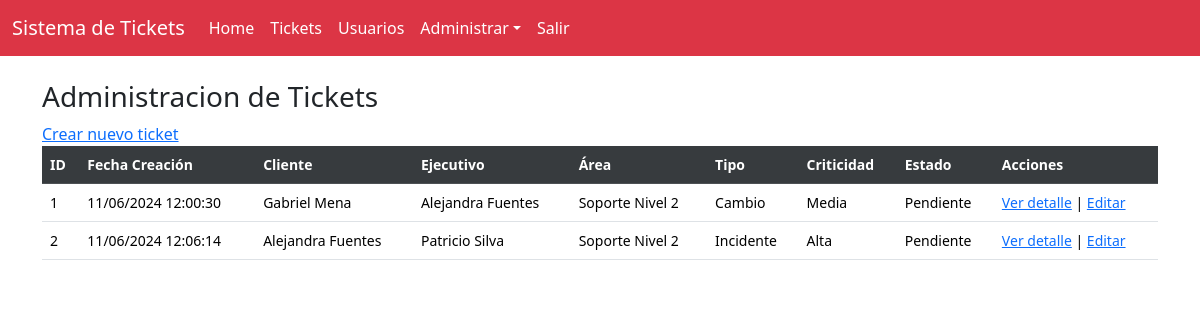
Page /tickets/ (signed in) on the earlier database version.
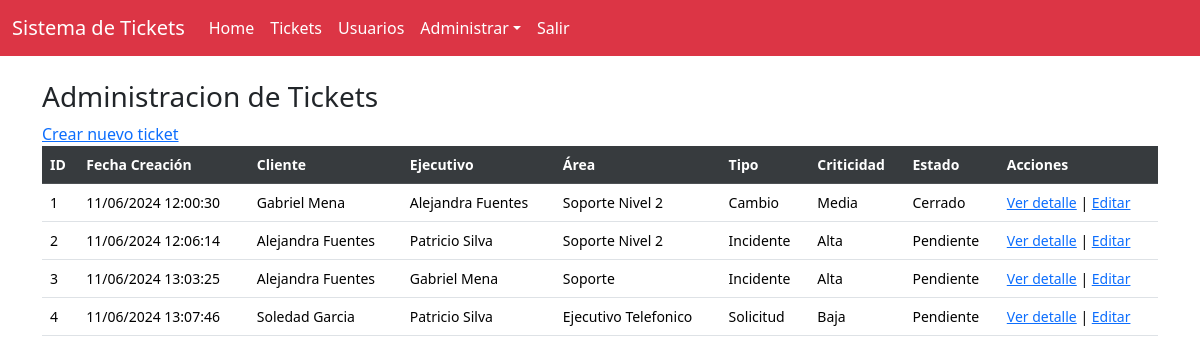
Same page on the later database version.
### core/models.py (models this page shows, shortened)
class Ticket(models.Model):
    fecha_creacion = models.DateTimeField(auto_now_add=True)
    cliente = models.ForeignKey(Usuario, on_delete=models.CASCADE, related_name='tickets_creados')
    ejecutivo = models.ForeignKey(Usuario, on_delete=models.CASCADE, related_name='tickets_asignados')
    area = models.ForeignKey("Area", on_delete=models.CASCADE, verbose_name="Area", default = 'Ejecutivo Telefonico')
    tipo = models.ForeignKey("Tipo", on_delete=models.CASCADE, verbose_name="Tipo",default='Solicitud')
    criticidad = models.ForeignKey("Criticidad", on_delete=models.CASCADE, verbose_name="Criticidad",default='Media')
    estado = models.ForeignKey("Estado", on_delete=models.CASCADE, verbose_name="Estado", default=1)
    descripcion = models.TextField()
    observaciones = models.TextField(blank=True)

class Usuario(models.Model):
    nombre = models.CharField(max_length=255)
    apellido = models.CharField(max_length=255)
    email = models.EmailField(unique=True)
    contrasena = models.CharField(max_length=255)
    rol = models.CharField(max_length=50, choices=[('Administrador', 'Administrador'), ('Ejecutivo', 'Ejecutivo'), ('Cliente', 'Cliente')])
    is_active = models.BooleanField(default=True)

class Area(models.Model):
    nombre_area = models.CharField(max_length=255, blank=False)
    def __str__(self):
        return self.nombre_area

class Tipo(models.Model):
    tipo_ticket = models.CharField(max_length=50, blank=False)
    def __str__(self) :
        return self.tipo_ticket

class Criticidad(models.Model):
    nombre_criticidad = models.CharField(max_length=255, blank=False)
    def __str__(self):
        return self.nombre_criticidad

class Estado(models.Model):
    estado_ticket = models.CharField(max_length=55, blank=False)
    def __str__(self):
        return self.estado_ticket

### core/views.py (the view)
# urls.py: path('tickets/', vista_listar_tickets, name='tickets'),
@login_required
def vista_listar_tickets(request):
    tickets = Ticket.objects.all()
    return render(request, 'core/tickets/listar_tickets.html', {'tickets': tickets})

### core/templates/core/tickets/listar_tickets.html
{% extends 'core/base.html' %}
{% block content %}
<h3> Administracion de Tickets </h3>
<a href="{% url 'crear_ticket' %}">Crear nuevo ticket</a>
<div
class="table-responsive small"
>
<table class="table table-centered table-nowrap table-hover">
    <thead class="thead-light table-active table-dark">
        <tr>
            <th>ID</th>
            <th>Fecha Creación</th>
            <th>Cliente</th>
            <th>Ejecutivo</th>
            <th>Área</th>
            <th>Tipo</th>
            <th>Criticidad</th>
            <th>Estado</th>
            <th>Acciones</th>
        </tr>
    </thead>
    <tbody>
        {% for ticket in tickets %}
        <tr>
            <td>{{ ticket.id }}</td>
            <td>{{ ticket.fecha_creacion | date:"d/m/Y H:i:s" }}</td>
            <td>{{ ticket.cliente.nombre }} {{ ticket.cliente.apellido }}</td>
            <td>{{ ticket.ejecutivo.nombre }} {{ ticket.ejecutivo.apellido }}</td>
            <td>{{ ticket.area }}</td>
            <td>{{ ticket.tipo }}</td>
            <td>{{ ticket.criticidad }}</td>
            <td>{{ ticket.estado }}</td>
            <td>
                <a href="{% url 'detalle_ticket' ticket.pk  %}" target='_blank'>Ver detalle</a> |
                <a href="{% url 'editar_ticket' ticket.pk %}">Editar</a>
            </td>
        </tr>
        {% endfor %}
    </tbody>
</table>
</div>
{% endblock %}

### core/templates/core/base.html (shortened to what this page needs)
{% load static %}
<!DOCTYPE html>
<html lang="es">
<head>
    <link rel="stylesheet" href="{% static 'css/bootstrap.min.css' %}">
    <link rel="stylesheet" href="{% static 'css/bootstrap.css' %}">
</head>
<body>
  <header>
        <nav class="navbar navbar-expand-sm bg-danger">
            <div class="container-fluid">
              <a class="navbar-brand text-white" href={% url 'home' %}>Sistema de Tickets</a>
              <div class="collapse navbar-collapse" id="collapsibleNavId">
                <ul class="navbar-nav me-auto mb-2 mb-lg-0">
                  <li class="nav-item">
                    <a class="nav-link text-white" aria-current="page" href={% url 'home' %}>Home</a>
                  </li>
                  <li class="nav-item">
                    <a class="nav-link text-white" aria-current="page" href={% url 'tickets' %}>Tickets</a>
                  </li>
                  <li class="nav-item">
                    <a class="nav-link text-white" aria-current="page" href={% url 'listar_usuarios' %}>Usuarios</a>
                  </li>
                  <li class="nav-item dropdown">
                    <a class="nav-link dropdown-toggle text-white" href="#" id="dropdownId" data-bs-toggle="dropdown" aria-haspopup="true" aria-expanded="false">Administrar</a>
                </li>
                {% if request.user.is_authenticated %}
                    <li class="nav-item">
                        <a class="nav-link text-white" href={% url 'exit' %}>Salir</a>
                    </li>
                {% endif %}
                </ul>
              </div>
            </div>
          </nav>
        </header>
  <main>
    <br>
    <div class="container">
        <div class="row">
            <div class="col-12">
              {% block content %} {% endblock %}
            </div>
        </div>
    </div>
</body>
</html>

Differences in the rows shown:
changed Ticket "Cambio": estado "Pendiente" → "Cerrado"
added Ticket: id "3", fecha_creacion "11/06/2024 13:03:25", cliente.nombre "Alejandra", cliente.apellido "Fuentes", ejecutivo.nombre "Gabriel", ejecutivo.apellido "Mena", area "Soporte", tipo "Incidente", criticidad "Alta", estado "Pendiente"
added Ticket: id "4", fecha_creacion "11/06/2024 13:07:46", cliente.nombre "Soledad", cliente.apellido "Garcia", ejecutivo.nombre "Patricio", ejecutivo.apellido "Silva", area "Ejecutivo Telefonico", tipo "Solicitud", criticidad "Baja", estado "Pendiente"
